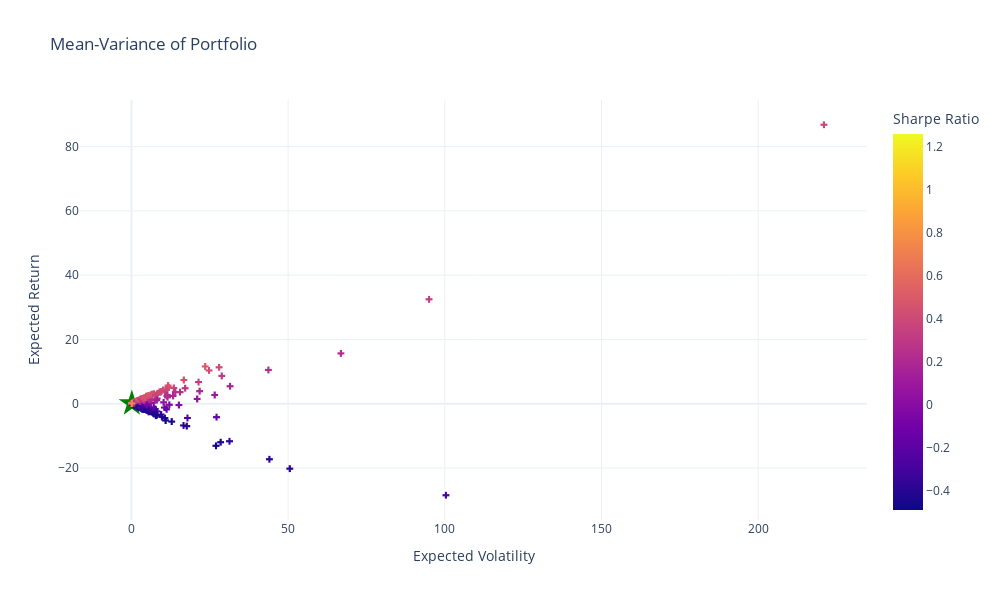

The notebook cell this image was saved under:
### Code cell
import plotly.graph_objects as go

fig = go.Figure()

# Plot simulated portfolio
fig = px.scatter(
    temp, x='port_vols', y='port_rets', color='sharpe_ratio', 
    labels={'port_vols': 'Expected Volatility', 'port_rets': 'Expected Return','sharpe_ratio': 'Sharpe Ratio'},
    title="Mean-Variance of Portfolio"
     ).update_traces(mode='markers', marker=dict(symbol='cross'))

# Plot Efficient Frontier
fig.add_trace(
    go.Line(
        x=targetvols,
        y=targetrets,
        name = 'Efficient Frontier'
    )).update_traces(line_color='Red', line_width=5)

# Plot Optimal Portfolio 
fig.add_scatter(
    mode='markers', 
    x=[0.1325], 
    y=[0.10], 
    marker=dict(color='Green', size=20, symbol='star'),
    name = 'Optimal Portfolio').update(layout_showlegend=False)

fig.show()

### Figure 1 — Plotly figure (JSON) as saved in the notebook; plotly's stock layout.template omitted (floating-point values rounded to 4 significant figures; data arrays with more than 128 entries replaced by an {"elided": "..."} marker saying what was removed)
{"data": [{"hovertemplate": "Expected Volatility=%{x}<br>Expected Return=%{y}<br>Sharpe Ratio=%{marker.color}<extra></extra>", "legendgroup": "", "line": {"color": "Red", "width": 5}, "marker": {"color": {"elided": "5000 float values"}, "coloraxis": "coloraxis", "symbol": "cross"}, "mode": "markers", "name": "", "showlegend": false, "type": "scattergl", "x": {"elided": "5000 float values"}, "xaxis": "x", "y": {"elided": "5000 float values"}, "yaxis": "y"}, {"line": {"color": "Red", "width": 5}, "name": "Efficient Frontier", "type": "scatter", "x": {"elided": "1000 float values"}, "y": {"elided": "1000 float values"}}, {"marker": {"color": "Green", "size": 20, "symbol": "star"}, "mode": "markers", "name": "Optimal Portfolio", "type": "scatter", "x": [0.1325], "y": [0.1]}], "layout": {"coloraxis": {"colorbar": {"title": {"text": "Sharpe Ratio"}}, "colorscale": [[0, "#0d0887"], [0.1111, "#46039f"], [0.2222, "#7201a8"], [0.3333, "#9c179e"], [0.4444, "#bd3786"], [0.5556, "#d8576b"], [0.6667, "#ed7953"], [0.7778, "#fb9f3a"], [0.8889, "#fdca26"], [1, "#f0f921"]]}, "height": 600, "legend": {"tracegroupgap": 0}, "showlegend": false, "title": {"text": "Mean-Variance of Portfolio"}, "width": 1000, "xaxis": {"anchor": "y", "domain": [0, 1], "title": {"text": "Expected Volatility"}}, "yaxis": {"anchor": "x", "domain": [0, 1], "title": {"text": "Expected Return"}}}}
